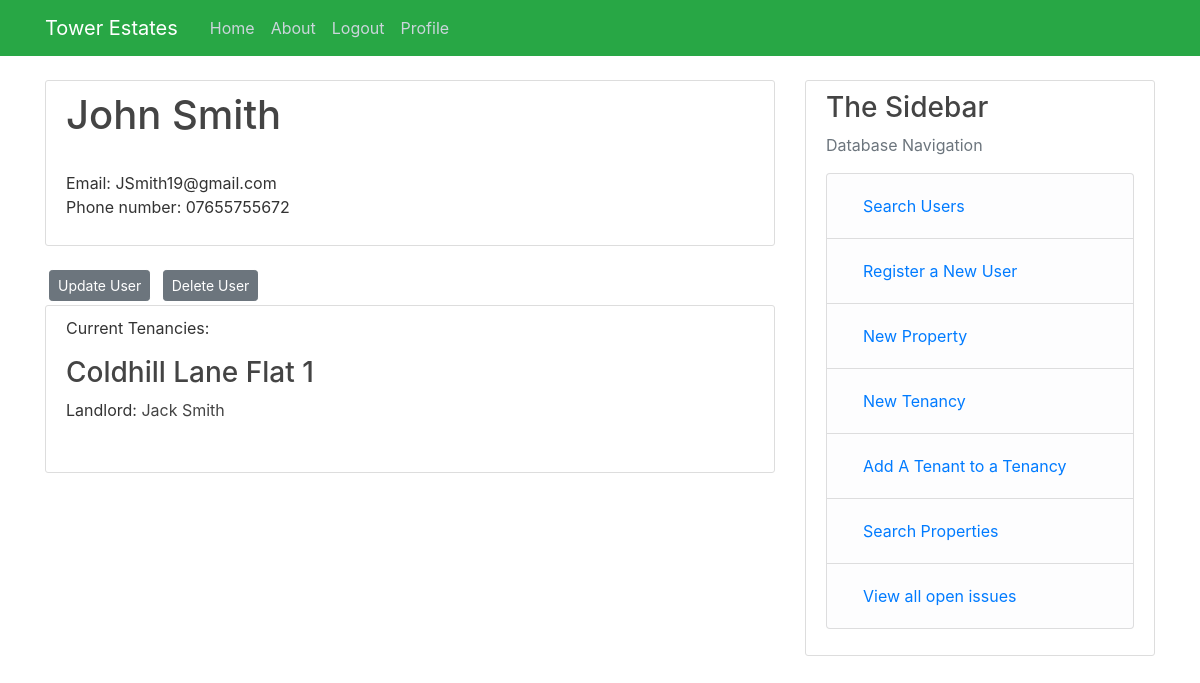
The page /Tenant/2 (signed in) on the database its author committed.
### Tower/models.py (models this page shows, shortened)
class User(db.Model, UserMixin):
    user_id = db.Column(db.Integer, primary_key=True)
    name = db.Column(db.String(55), nullable=False)
    phone_number= db.Column(db.String(15), nullable=False)
    role= db.Column(db.String(12), nullable=False)
    email = db.Column(db.String(120), unique=True, nullable=False)
    business= db.Column(db.String(150), nullable=True)
    password = db.Column(db.String(64), nullable=False)
    properties = db.relationship("Properties",cascade="all, delete-orphan" ,backref="User", lazy=True)
    occupants = db.relationship("Tenancies", backref="User", secondary=occupants, lazy=True)
    contractor = db.relationship("Quotes", cascade="all, delete-orphan",backref="User", lazy=True)

class Properties(db.Model):
    property_id = db.Column(db.Integer, primary_key=True)
    address_line_1 = db.Column(db.String(35), nullable=False)
    address_line_2 = db.Column(db.String(20), nullable=True, default=" ")
    postcode = db.Column(db.String(10), nullable=False)
    landlord_id = db.Column(db.Integer, db.ForeignKey("user.user_id"), nullable=False)
    issue = db.relationship("Issue",cascade="all, delete-orphan", backref="Properties", lazy=True)

### Tower/routes.py (the view)
@app.route("/Tenant/<int:user_id>")
@login_required
def Tenant(user_id):
    if current_user.role != ("Admin") and current_user.user_id != user_id:
        abort(403)
    users = db.session.query(User).filter(User.user_id == user_id).first()
    if users.role != ("Tenant"):
        abort(404)
    tenancies = []
    for tenancy in users.Tenancies:
        data= db.session.query(Properties, User).outerjoin(Properties, User.user_id == Properties.landlord_id).\
            filter(tenancy.property_id == Properties.property_id).all()
        tenancies = tenancies+data
    return render_template("Tenant.html", title="User Profile", users=users, tenancies=tenancies)

### Tower/models.py (called while the page is built)
@login_manager.user_loader
def load_user(user_id):
    return User.query.get(int(user_id))

### Tower/templates/Tenant.html
{% extends "layout.html" %}
{% block content %}
<div class="content-section">
    <h2 class="account-heading"> {{ users.name }}</h2>
    <br>
    <p>Email: {{users.email }} <br>Phone number: {{users.phone_number}}</p>
</div>
{% if current_user.role == ('Admin') %}
<div>
    <a class="btn btn-secondary btn-sm m-1" href=" {{url_for('Update_User', user_id = users.user_id) }}">Update User</a>
    <a class="btn btn-secondary btn-sm m-1" href=" {{url_for('Delete_user', user_id = users.user_id) }}">Delete User</a>
</div>
{% endif %}
<div class="content-section">
    <p> Current Tenancies: </p>
    {% for current in tenancies %}
    <h3><a class="article-title" href="{{ url_for('Property', property_id = current.Properties.property_id) }}"> {{current.Properties.address_line_1}} {{current.Properties.address_line_2}}</a></h3>
        <p>Landlord: <a class="article-title" href="{{ url_for('Landlord', user_id = current.Properties.property_id) }}"> {{current.User.name}} </a></p>
        <br>
    {% endfor %}
</div>
{% endblock content %}

### Tower/Static/main.css (style rules this page uses)
body { background: #ffffff; color: #333333; margin-top: 5rem; }
h1, h2, h3, h4, h5, h6 { color: #444444; }
.content-section { background: #ffffff; padding: 10px 20px; border: 1px solid #dddddd; border-radius: 3px; margin-bottom: 20px; }
.article-title { color: #444444; }
.account-heading { font-size: 2.5rem; }

### rows shown on the page
User: name "John Smith", email "JSmith19@gmail.com", phone_number "07655755672"
Properties: Properties.address_line_1 "Coldhill Lane", Properties.address_line_2 "Flat 1", User.name "Jack Smith"
